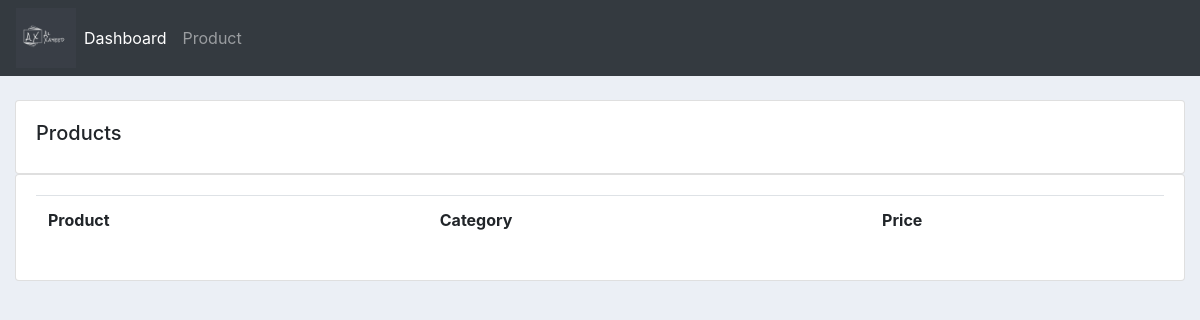
Page /product/ on the earlier database version.
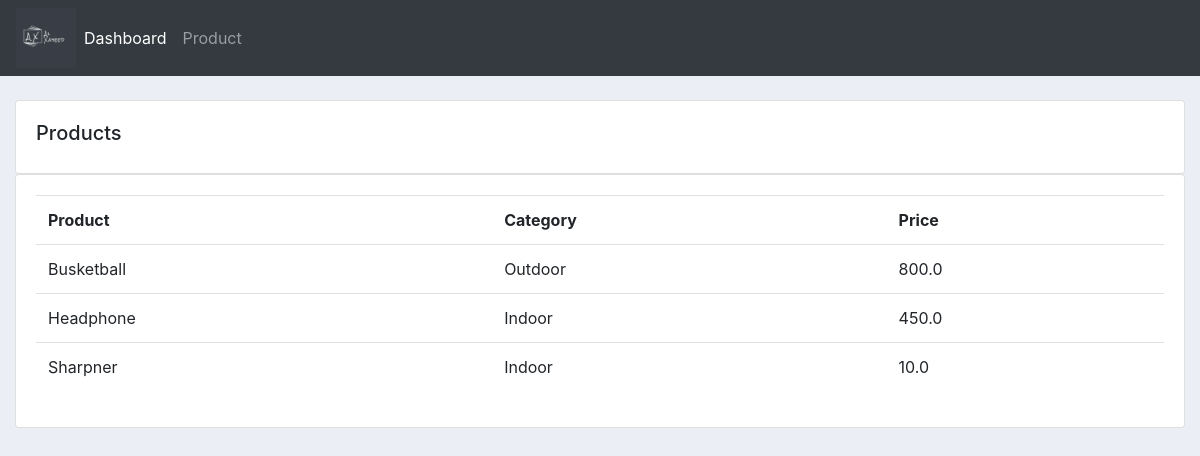
Same page on the later database version.
### accounts/models.py (models this page shows, shortened)
class Product(models.Model):
    CATAGORY = (
        ('Indoor', 'Indoor'),
        ('Outdoor', 'Out door')
    )
    name = models.CharField(max_length=100, null=True)
    price = models.FloatField(null=True)
    catagory = models.CharField(max_length=100, choices=CATAGORY, null=True)
    description = models.CharField(max_length=200, null=True)
    date_created = models.DateTimeField(auto_now_add=True)
    tags = models.ManyToManyField(Tag)

### accounts/views.py (the view)
# urls.py: path('product/',product, name='product'),
def product(request):
    products = Product.objects.all()
    context = {'products': products}
    return render(request, 'accounts/product.html', context)

### accounts/templates/accounts/product.html (shortened to what this page needs)
{% extends 'accounts/base.html' %}
{% block content %}
    <br>
    <div class="row">
        <div class="col-md">
            <div class="card card-body">
                <h5>Products</h5>
            </div>
            <div class="card card-body">
                <table class="table">
                    <tr>
                        <th>Product</th>
                        <th>Category</th>
                        <th>Price</th>
                    </tr>
                    {% for i in products%}
                    <tr>
                        <td>{{i.name}}</td>
                        <td>{{i.catagory}}</td>
                        <td>{{i.price}}</td>
                    </tr>
                    {% endfor %}
                </table>
            </div>
        </div>
    </div>
{% endblock %}

Differences in the rows shown:
added Product: name "Busketball", catagory "Outdoor", price "800.0"
added Product: name "Headphone", catagory "Indoor", price "450.0"
added Product: name "Sharpner", catagory "Indoor", price "10.0"
